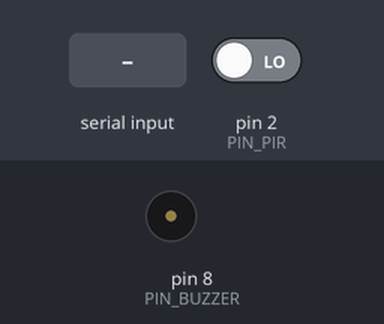
Bench run of a sketch on a simulated Arduino Uno, built with avr-gcc and run on an emulated ATmega328P. On the bench: buzzer (waves = sounding, pin HIGH). The test bench sets the inputs (shaded band); at power-on: pin 2 (PIN_PIR) LOW. What the sketch prints to the serial monitor is not drawn.

Above: at 1.3 s.
1.4 s: "ALARM:PULSE\n" received over Serial
At 1.66 s:
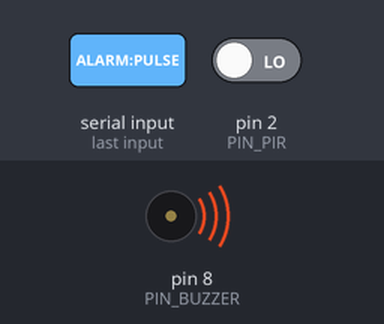
6.3 s: "ALARM:ON\n" received over Serial
At 6.6 s:
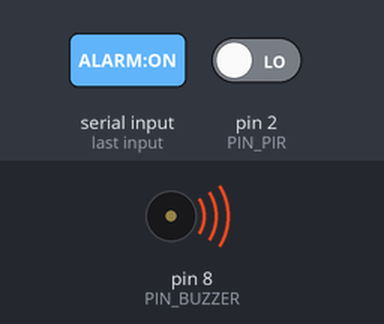
Timing chart, 0 to 9.3 s (numbered marks = the images above; inputs shaded):
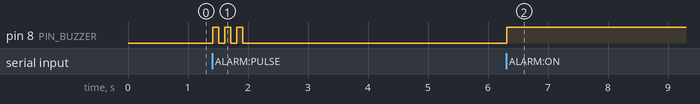

Measured:
- after the input at 1.4 s, pin 8 (PIN_BUZZER): alternates HIGH for 0.10 s and LOW for 0.10 s, 6 changes in all, then stays LOW, starting at once
- after the input at 6.3 s, pin 8 (PIN_BUZZER): LOW → HIGH at once

The sketch:

uno_operator.ino
```cpp
/**
 * BASTION X v2.3 — Arduino Uno #1 Status, Environmental & 5V Active Buzzer Node
 * Host Machine: Laptop B (Intel Core Ultra 7 155H) via USB Serial (9600 baud)
 *
 * Hardware Wiring (Laptop B):
 * - 5V Active Buzzer: Pin D8 (Signal / +), GND to common GND rail
 * - Optional PIR Motion Sensor: D2
 * - Optional DHT11 Temp/Humidity: D4
 * - Optional SG90 Servo: D6 (PWM)
 *
 * NOTE: The 16x2 I2C LCD has been DECOMMISSIONED from all required hardware configurations
 * in BASTION X v2.3. Environmental telemetry, presence detection, buzzer status, and
 * hardware diagnostics are now streamed directly over USB Serial to Laptop B's supervisor
 * and rendered on the React security console.
 *
 * Security Invariants:
 * 1. Alarm actuation node controlled locally by Laptop B Supervisor Service.
 * 2. Hardware dependency on ESP8266 Wi-Fi buzzer has been DECOMMISSIONED in v2.3.
 * 3. Buzzer alarm path is now local to Laptop B (USB Serial -> Pin D8).
 * 4. Possesses ZERO financial signing authority and cannot sign or approve ERC-4337 UserOps.
 * 5. Does not require or block on any 16x2 I2C LCD hardware.
 */

#include <Arduino.h>

#define PIN_PIR     2
#define PIN_DHT     4
#define PIN_SERVO   6
#define PIN_BUZZER  8

unsigned long lastSensorRead = 0;
bool alarmActive = false;

void setAlarmState(bool active, const char* reason = "MANUAL") {
    alarmActive = active;
    digitalWrite(PIN_BUZZER, active ? HIGH : LOW);

    Serial.print(F("{\"event\":\"alarm_state_changed\",\"buzzer\":"));
    Serial.print(active ? F("true") : F("false"));
    Serial.print(F(",\"pin\":8,\"reason\":\""));
    Serial.print(reason);
    Serial.print(F("\",\"node\":\"uno_operator\",\"laptop\":\"B\",\"status\":\""));
    Serial.print(active ? F("ALARM_ACTIVE") : F("ALARM_IDLE"));
    Serial.println(F("\"}"));
}

void setup() {
    Serial.begin(9600);

    pinMode(PIN_PIR, INPUT);
    pinMode(PIN_DHT, INPUT);
    pinMode(PIN_BUZZER, OUTPUT);
    digitalWrite(PIN_BUZZER, LOW); // Safe default: buzzer OFF

    // Startup banner reporting active buzzer on D8 and decommissioned LCD status
    Serial.println(F("{\"status\": \"READY\", \"node\": \"uno_sensors_buzzer\", \"buzzer_pin\": 8, \"laptop\": \"B\", \"firmware\": \"v2.3\", \"lcd\": \"DECOMMISSIONED\", \"telemetry_stream\": \"SERIAL_JSON\"}"));
}

void processIncomingCommand(const String& cmd) {
    String trimmed = cmd;
    trimmed.trim();
    if (trimmed.length() == 0) return;

    if (trimmed.equalsIgnoreCase("ALARM:ON") || trimmed.equalsIgnoreCase("BUZZER:1") || trimmed.indexOf("\"alarm\":true") >= 0) {
        setAlarmState(true, "SUPERVISOR_COMMAND");
    } else if (trimmed.equalsIgnoreCase("ALARM:OFF") || trimmed.equalsIgnoreCase("BUZZER:0") || trimmed.indexOf("\"alarm\":false") >= 0) {
        setAlarmState(false, "SUPERVISOR_COMMAND");
    } else if (trimmed.equalsIgnoreCase("ALARM:PULSE")) {
        // Quick 3-pulse audio alert for minor events
        for (int i = 0; i < 3; i++) {
            digitalWrite(PIN_BUZZER, HIGH);
            delay(100);
            digitalWrite(PIN_BUZZER, LOW);
            delay(100);
        }
        Serial.println(F("{\"event\":\"alarm_pulsed\",\"pin\":8,\"status\":\"PULSE_COMPLETE\"}"));
    } else if (trimmed.equalsIgnoreCase("PING")) {
        Serial.print(F("{\"status\":\"PONG\",\"node\":\"uno_operator\",\"buzzer_active\":"));
        Serial.print(alarmActive ? F("true") : F("false"));
        Serial.println(F(",\"buzzer_pin\":8}"));
    } else {
        Serial.print(F("{\"error\":\"unknown_command\",\"received\":\""));
        Serial.print(trimmed);
        Serial.println(F("\"}"));
    }
}

void loop() {
    unsigned long now = millis();

    // 1. Process host commands from Supervisor / Gateway over USB serial
    if (Serial.available()) {
        String cmd = Serial.readStringUntil('\n');
        processIncomingCommand(cmd);
    }

    // 2. Check PIR motion sensor (if attached)
    int motion = digitalRead(PIN_PIR);
    if (motion == HIGH) {
        Serial.println(F("{\"event\":\"motion_detected\",\"source\":\"PIR_D2\",\"laptop\":\"B\",\"state\":\"MOTION_OBSERVED\"}"));
        delay(200);
    }

    // 3. Periodic telemetry beacon (every 3 seconds)
    // Environmental telemetry is forwarded to Laptop B supervisor & React dashboard
    if (now - lastSensorRead >= 3000) {
        lastSensorRead = now;
        Serial.print(F("{\"type\":\"sensor_telemetry\",\"pir\":"));
        Serial.print(motion);
        Serial.print(F(",\"temperature_c\":23.5,\"humidity_pct\":48.0,\"buzzer_active\":"));
        Serial.print(alarmActive ? F("true") : F("false"));
        Serial.println(F(",\"laptop\":\"B\",\"lcd\":\"DECOMMISSIONED\"}"));
    }
}
```
